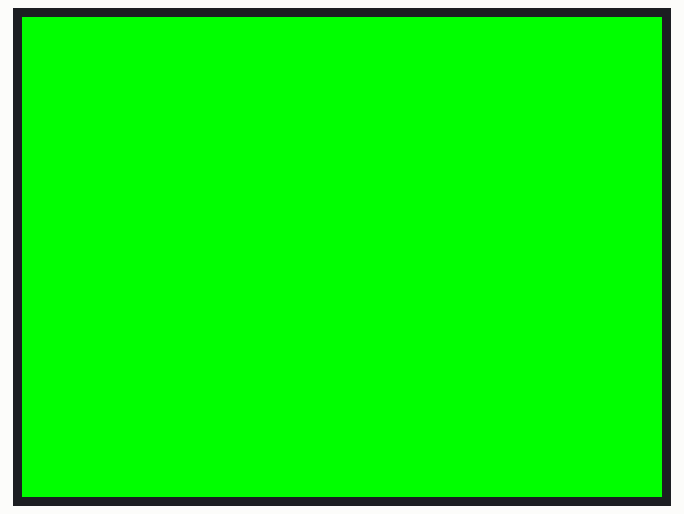
The sketch below on a simulated ESP32. Parts: 320×240 colour display. What the sketch prints to the serial monitor is not drawn.

Above: at 0.9 s.
At 1.4 s:
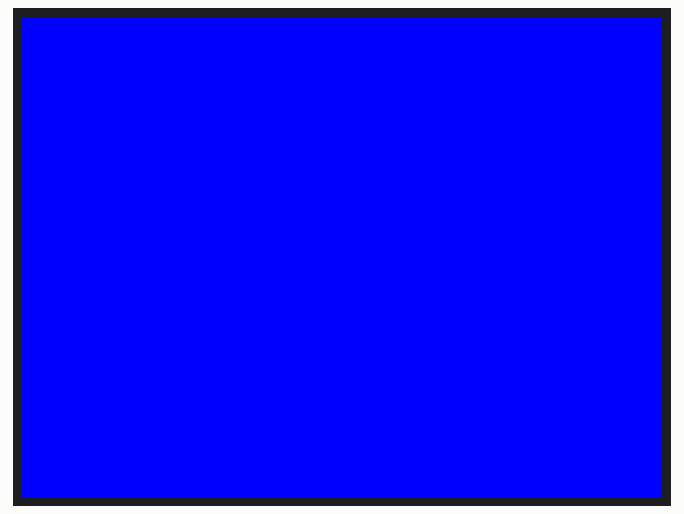
At 2.1 s:
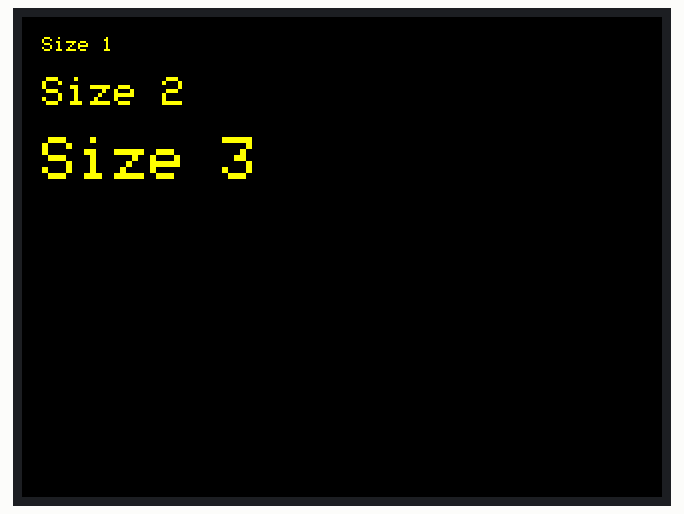

The sketch:

DIYMORE_LCD_TEST.ino
```cpp
/*******************************************************
 * DIYMORE_LCD_TEST.ino
 * Fully self-contained TFT_eSPI test for ESP32/ESP8266
 * Author: Your Name
 *******************************************************/

#include "TFT_eSPI.h"      // Local library in same folder
TFT_eSPI tft = TFT_eSPI(); // Create TFT instance

void setup() {
  Serial.begin(115200);
  Serial.println("DIYMORE LCD Test Starting...");

  // Initialize TFT
  tft.init();
  tft.setRotation(3);           // Adjust orientation if needed
  tft.fillScreen(TFT_BLACK);    // Clear screen

  // Enable backlight if defined in User_Setup_DIYMORE.h
#ifdef TFT_BL
  pinMode(TFT_BL, OUTPUT);
  digitalWrite(TFT_BL, TFT_BACKLIGHT_ON);
#endif

  // Display test message
  tft.setTextColor(TFT_WHITE);
  tft.setTextSize(2);
  tft.drawString("DIYMORE LCD Test", 10, 10);
}

void loop() {
  // Simple color test
  tft.fillScreen(TFT_RED);
  delay(500);
  tft.fillScreen(TFT_GREEN);
  delay(500);
  tft.fillScreen(TFT_BLUE);
  delay(500);

  // Draw some text in different sizes
  tft.fillScreen(TFT_BLACK);
  tft.setTextColor(TFT_YELLOW);
  tft.setTextSize(1);
  tft.drawString("Size 1", 10, 10);
  tft.setTextSize(2);
  tft.drawString("Size 2", 10, 30);
  tft.setTextSize(3);
  tft.drawString("Size 3", 10, 60);

  delay(1000);
}
```

Measured:
- by itself, everything shown: repeats every 2.8 s, in 4 steps
- what the display in image 0 shows lasts 0.6 s, from 0.8 s to 1.4 s
- what the display in image 1 shows lasts 0.6 s, from 1.4 s to 2.0 s
- what the display in image 2 shows lasts 1.0 s, from 2.0 s to 3.0 s
